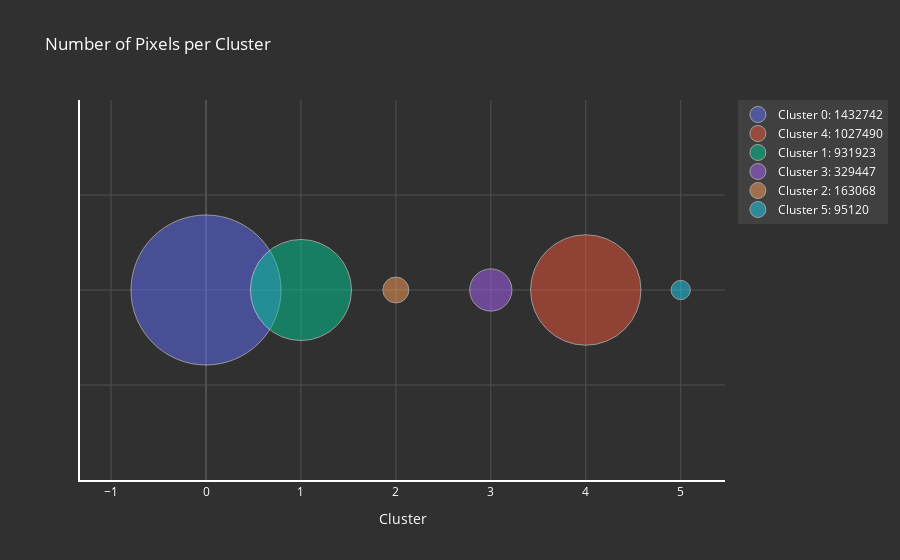

Notebook code for this chart:
### Code cell
# Convert index and values to lists for plotting
clusters = cluster_counts.index.tolist()
counts = cluster_counts.values.tolist()

# Define minimum and maximum marker sizes
min_size = 10  # Minimum marker size in pixels
max_size = 150  # Maximum marker size in pixels

# Normalize the counts to scale between min_size and max_size
max_count = max(counts)
normalized_sizes = [(count / max_count) * (max_size - min_size) + min_size for count in counts]

# Mapping cluster IDs to specific colors for discrete legend entries
color_map = {cluster: color for cluster, color in zip(clusters, px.colors.qualitative.Plotly)}

# Initialize the figure
fig = go.Figure()

# Add scatter trace for each cluster
for cluster, size, count in zip(clusters, normalized_sizes, counts):
    fig.add_trace(go.Scatter(
        x=[cluster],
        y=[1],  # Y-values are constant; they only serve to display the relative sizes
        mode='markers',
        marker=dict(
            size=[size],
            color=[color_map[cluster]],  # Use specific color for each cluster
            opacity=0.5
        ),
        name=f'Cluster {cluster}: {count}',  # Name each trace to appear in the legend
    ))

# Update the layout for dark mode and adjust axis lines
fig.update_layout(
    title='Number of Pixels per Cluster',
    title_font_color='white',
    paper_bgcolor='#303030',
    plot_bgcolor='#303030',
    xaxis=dict(
        title='Cluster',
        title_font_color='white',
        tickfont_color='white',
        gridcolor='#505050',
        showline=True,
        linewidth=2,
        linecolor='white',
        zeroline=True,
        zerolinewidth=2,
        zerolinecolor='#505050',  # Adjust 0 axis line to match the grid
    ),
    yaxis=dict(
        showticklabels=False,
        gridcolor='#505050',
        showline=True,
        linewidth=2,
        linecolor='white',
        zeroline=True,
        zerolinewidth=2,
        zerolinecolor='#505050',  # Adjust 0 axis line to match the grid
    ),
    legend=dict(
        font_color='white',
        bgcolor='#404040',
        title_font_color='white'
    )
)

# Show the interactive plot
fig.show()

### Figure 1 — Plotly figure (JSON) as saved in the notebook; plotly's stock layout.template omitted (floating-point values rounded to 4 significant figures)
{"data": [{"marker": {"color": ["#636EFA"], "opacity": 0.5, "size": [150]}, "mode": "markers", "name": "Cluster 0: 1432742", "type": "scatter", "x": [0], "y": [1]}, {"marker": {"color": ["#EF553B"], "opacity": 0.5, "size": [110.4]}, "mode": "markers", "name": "Cluster 4: 1027490", "type": "scatter", "x": [4], "y": [1]}, {"marker": {"color": ["#00CC96"], "opacity": 0.5, "size": [101.1]}, "mode": "markers", "name": "Cluster 1: 931923", "type": "scatter", "x": [1], "y": [1]}, {"marker": {"color": ["#AB63FA"], "opacity": 0.5, "size": [42.19]}, "mode": "markers", "name": "Cluster 3: 329447", "type": "scatter", "x": [3], "y": [1]}, {"marker": {"color": ["#FFA15A"], "opacity": 0.5, "size": [25.93]}, "mode": "markers", "name": "Cluster 2: 163068", "type": "scatter", "x": [2], "y": [1]}, {"marker": {"color": ["#19D3F3"], "opacity": 0.5, "size": [19.29]}, "mode": "markers", "name": "Cluster 5: 95120", "type": "scatter", "x": [5], "y": [1]}], "layout": {"legend": {"bgcolor": "#404040", "font": {"color": "white"}, "title": {"font": {"color": "white"}}}, "paper_bgcolor": "#303030", "plot_bgcolor": "#303030", "title": {"font": {"color": "white"}, "text": "Number of Pixels per Cluster"}, "xaxis": {"gridcolor": "#505050", "linecolor": "white", "linewidth": 2, "showline": true, "tickfont": {"color": "white"}, "title": {"font": {"color": "white"}, "text": "Cluster"}, "zeroline": true, "zerolinecolor": "#505050", "zerolinewidth": 2}, "yaxis": {"gridcolor": "#505050", "linecolor": "white", "linewidth": 2, "showline": true, "showticklabels": false, "zeroline": true, "zerolinecolor": "#505050", "zerolinewidth": 2}}}
